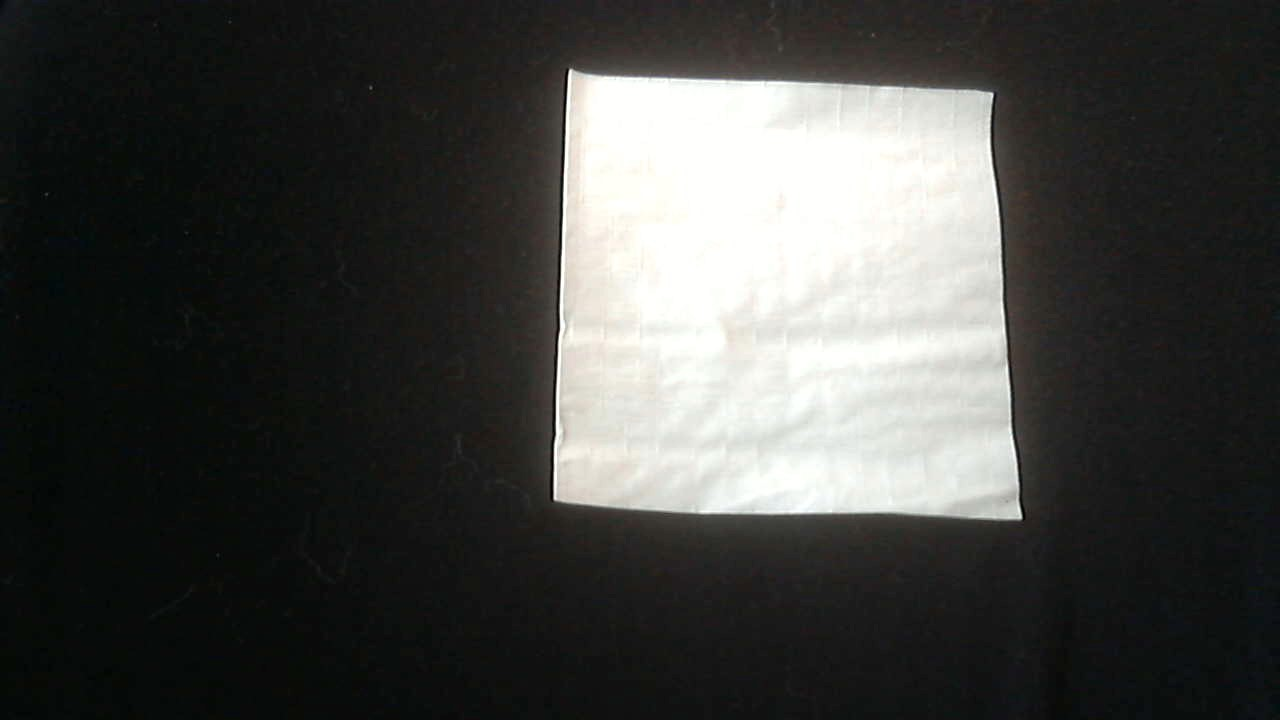
#> input picture napkin.jpg, 1280 x 720 px
$ python distance.py   (older library calls are emulated)
#> lines starting #> are read from the running program, lines starting #| are printed output that depends on the picture; after the words box and inside, x2 and y2 are one past the last pixel; in counts of white or black regions, pixels touching at a corner belong together
# import the necessary packages
from imutils import paths
import numpy as np
import imutils
import cv2
def find_marker(image, findContours=1):
	# convert the image to grayscale, blur it, and detect edges
	gray = cv2.cvtColor(image, cv2.COLOR_BGR2GRAY)
	gray = cv2.GaussianBlur(gray, (5, 5), 0)
	edged = cv2.Canny(gray, 35, 125)
	# find the contours in the edged image and keep the largest one;
	# we'll assume that this is our piece of paper in the image
	cnts = cv2.findContours(edged.copy(), cv2.RETR_LIST, cv2.CHAIN_APPROX_SIMPLE)
	cnts = imutils.grab_contours(cnts)
	if (cnts):
		if findContours > 1:
			allcnts = []
			cnts = list(cnts)
			cnts.sort(key=cv2.contourArea)
			for c in cnts[-(findContours):]:
				allcnts.append(cv2.minAreaRect(c))
			return allcnts
		c = max(cnts, key = cv2.contourArea)
		# compute the bounding box of the of the paper region and return it
		return [cv2.minAreaRect(c)]
	return []

def distance_to_camera(knownWidth, focalLength, perWidth):
	# compute and return the distance from the maker to the camera
	return (knownWidth * focalLength) / perWidth

# initialize the known distance from the camera to the object, which
# in this case is 24 inches
KNOWN_DISTANCE = 15.0
# initialize the known object width, which in this case, the piece of
# paper is 12 inches wide
KNOWN_WIDTH = 5.0
# load the furst image that contains an object that is KNOWN TO BE 2 feet
# from our camera, then find the paper marker in the image, and initialize
# the focal length

reference_image = cv2.imread("napkin.jpg")
#> reference_image is the input picture: shape (720, 1280, 3); mean B, G, R 66.3, 68.6, 67.9
# Image of a 5 in. napkin that is 15 in. away from camera
marker = find_marker(reference_image)
#> in find_marker, `edged = cv2.Canny(gray, 35, 125)`:
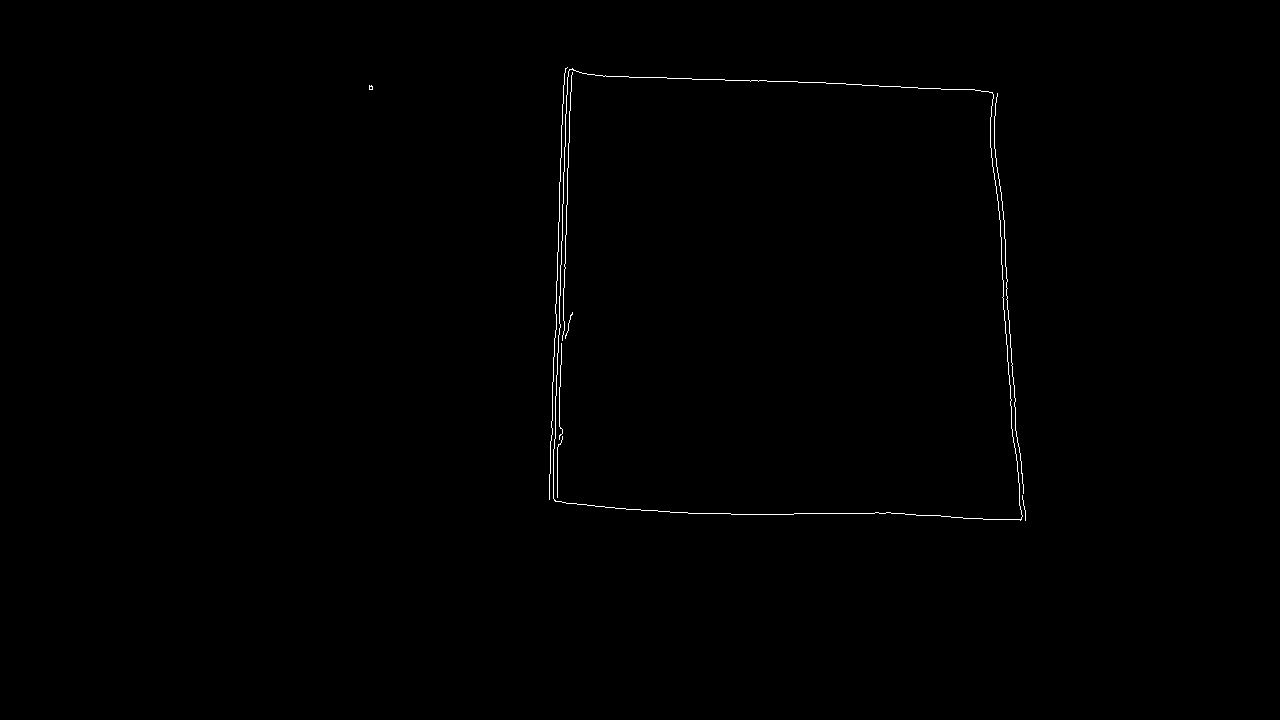
#> edged: shape (720, 1280); 0.34% white in thin lines or dots, all inside (x1, y1, x2, y2) = (369, 67, 1026, 521)
#> in find_marker, `cnts = cv2.findContours(edged.copy(), cv2.RETR_LIST, cv2.CHAIN_APPROX_..`: cnts = 11 contours, 9 with area under 20; largest, box (x1, y1, x2, y2) and area: (553, 68, 1023, 521) 191455, (553, 69, 1023, 520) 191449
#> in find_marker, `c = max(cnts, key = cv2.contourArea)`: c = contour of 230 points, box (x1, y1, x2, y2) (553, 68, 1023, 521), area 191455
#> marker = [((794.2, 296.4), (440.6, 471.1), -87.95)]
focalLength = (marker[0][1][0] * KNOWN_DISTANCE) / KNOWN_WIDTH
#> focalLength = 1321.7

# Finds distance and returns image with distance
def findDistance(img, findContours=1):
    # find the marker in the image, then compute the
	# distance to the marker from the camera
#> called with findContours = 1
	markers = find_marker(img, findContours)
#> markers = [((794.2, 296.4), (440.6, 471.1), -87.95)]
	if not markers:
		return img
	# draw a bounding box around the image and display it
	for marker in markers:
		# Avoid contours of 0 width
		if marker[1][0] != 0:
			inches = distance_to_camera(KNOWN_WIDTH, focalLength, marker[1][0])
			box = cv2.cv.BoxPoints(marker) if imutils.is_cv2() else cv2.boxPoints(marker)
			box = np.int0(box)
			cv2.drawContours(img, [box], -1, (0, 255, 0), 2)
			cv2.putText(img, "%.2fft" % (inches / 12),
				box[-1], cv2.FONT_HERSHEY_SIMPLEX,
				2.0, (0, 255, 0), 3)
#> this loop made 1 pass
#> (marker, inches, box) on pass 1: (((794.2, 296.4), (440.6, 471.1), -87.95), 15, [[1021, 524], [550, 508], [566, 67], [1037, 84]])
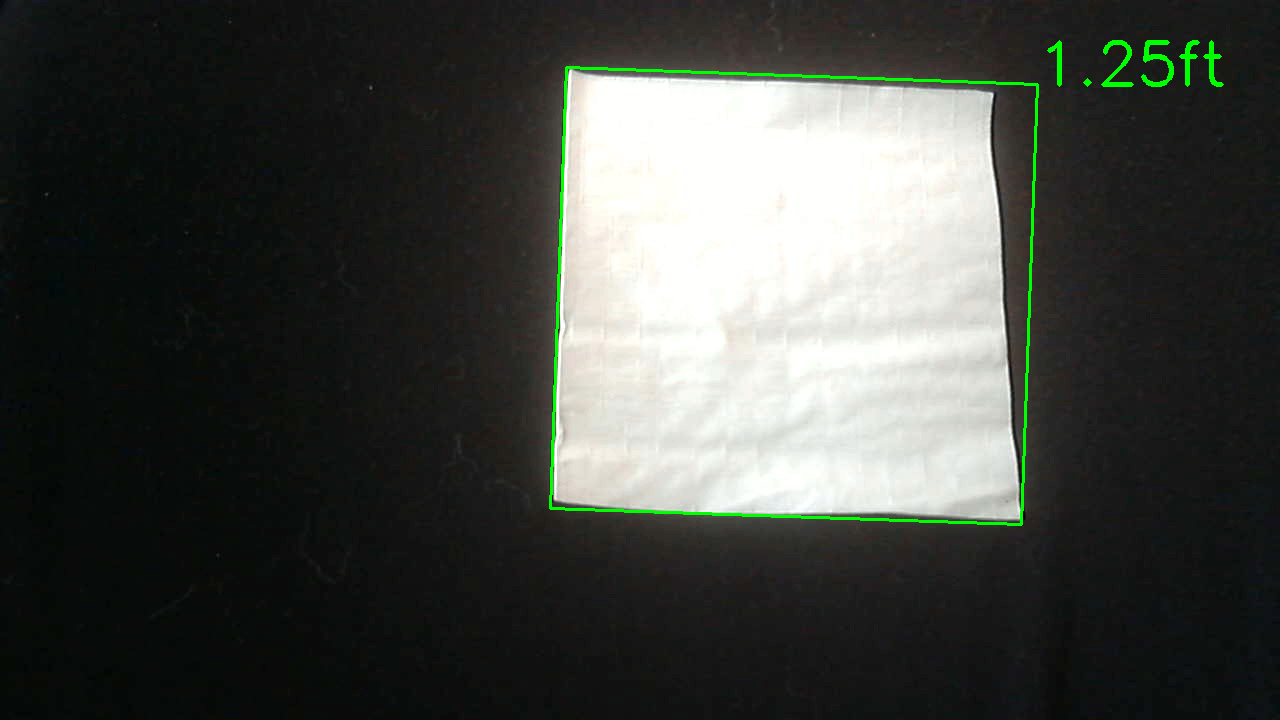
#> img: shape (720, 1280, 3); 0.81% of pixels changed, all inside (x1, y1, x2, y2) = (549, 40, 1224, 526)
	return img

cv2.imshow("Reference Image", findDistance(reference_image))
cv2.waitKey(0)
